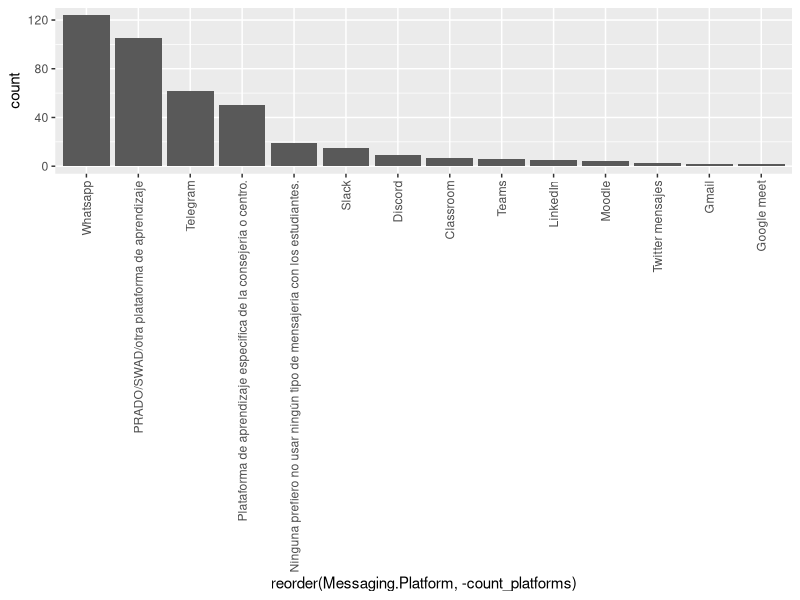

Generate this figure with R:

data.u <- read.csv("../data/encuesta-edubots-uni.csv")
data.c <- read.csv("../data/encuesta-edubots-ciclos.csv")

data.u$Marca.temporal <- NULL
data.c$Marca.temporal <- NULL

data.c <- data.c[ data.c$X.Imparte.docencia.en.ciclos.formativos.de.grado.medio.o.superior. == "Sí", ]

data.c$X.Imparte.docencia.en.ciclos.formativos.de.grado.medio.o.superior. <- NULL

data.c$Sector <- "Vocational"
data.u$Sector <- "University"

data <- rbind(data.c, data.u)

names(data)[names(data) == "Titulaciones.que.imparte"] <- "Degree"
names(data)[names(data) == "Área"] <- "Area"
names(data)[names(data) == "Edad..años."] <- "Age"
names(data)[names(data) == "Experiencia.docente"] <- "Experience"
names(data)[names(data) == "Sobre.el.uso.de.los.sistemas.de.mensajería.en.clase..prefiero"] <- "Messaging.Preference"
names(data)[names(data) == "X.Qué.plataforma.de.mensajería.GRUPAL.usas.normalmente.para.comunicarte.con.tus.compañeros.y.estudiantes."] <- "Messaging.Platform"
names(data)[names(data) == "X.Qué.tipo.de.bots..programas.que.respondan.automáticamente.a.preguntas.u.órdenes...podrían.resultar.útiles.para.mejorar.los.resultados.de.aprendizaje.de.los.estudiantes.o.ayudarte..en.general..a.gestionar.una.asignatura."] <- "Chatbots.Preference"
names(data)[names(data) == "La.virtualización.de.la.enseñanza.debida.al.COVID.este.año.o.el.anterior...ha.significado.algún.cambio.en.tu.percepción.o.uso.de.mensajería.en.clase."] <- "COVID.Changes"

library(ggplot2)
library(dplyr)
library(tidyr)
library(stringr)

data$Messaging.Platform <- str_replace_all(data$Messaging.Platform, " específica de la universidad, titulación o departamento", "" )
data$Messaging.Platform <- str_replace_all(data$Messaging.Platform, "Ninguna, prefiero", "Ninguna prefiero" )
data <- data %>% separate_rows( Messaging.Platform, sep="," )
data$Messaging.Platform <- trimws( data$Messaging.Platform )

data.messaging <- data %>% group_by(Messaging.Platform) %>% mutate(count_platforms = n())
data.messaging <- data.messaging[ data.messaging$count_platforms > 1, ]
ggplot( data.messaging, aes( x = reorder(Messaging.Platform, -count_platforms ), group=Sector )) + geom_bar( stat="count" ) + theme(axis.text.x = element_text(angle = 90, vjust = 0.5, hjust=1))
